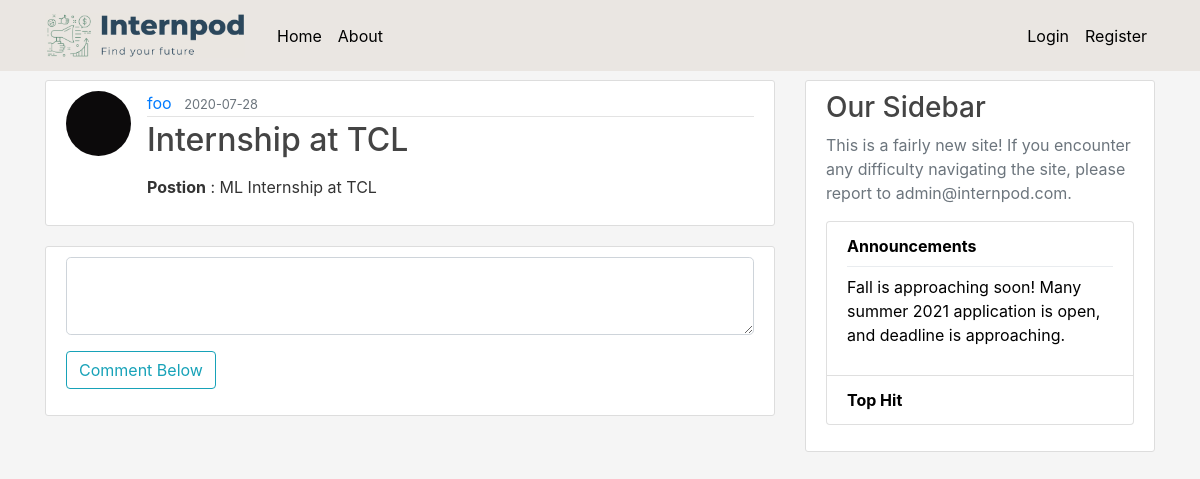
Page /post/5 on the earlier database version.
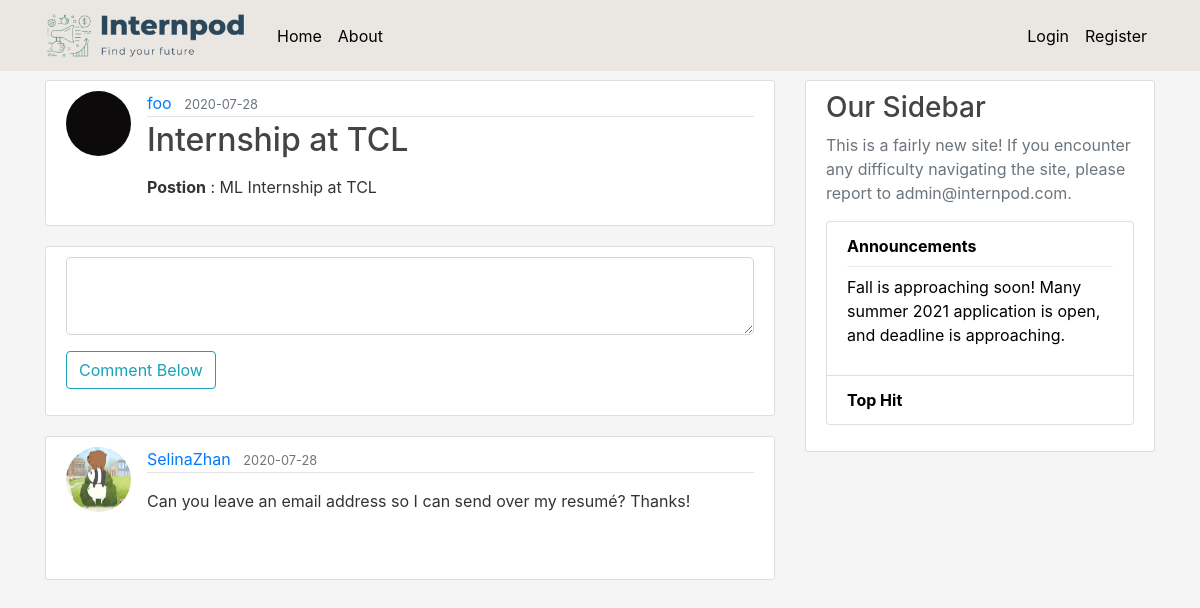
Same page on the later database version.
### flaskblog/models.py (models this page shows, shortened)
class User(db.Model, UserMixin):
    id = db.Column(db.Integer, primary_key=True)
    username = db.Column(db.String(20), unique=True, nullable=False)
    email = db.Column(db.String(120), unique=True, nullable=False)
    image_file = db.Column(db.String(20), nullable=False, default='default.png')
    password = db.Column(db.String(60), nullable=False)
    posts = db.relationship('Post', backref='author', lazy=True)
    comments = db.relationship('Comment', backref='commenter', lazy=True)
    liked = db.relationship( 'Like', backref='Liker', lazy=True)

class Post(db.Model):
    id = db.Column(db.Integer, primary_key=True)
    title = db.Column(db.String(100), nullable=False)
    date_posted = db.Column(db.DateTime, nullable=False, default=datetime.utcnow)
    content = db.Column(db.Text, nullable=False)
    user_id = db.Column(db.Integer, db.ForeignKey('user.id'), nullable=False)
    likes = db.relationship('Like', backref='post', lazy='dynamic')
    comments = db.relationship('Comment', backref='comments', lazy='dynamic')

class Comment(db.Model):
    id = db.Column(db.Integer, primary_key=True)
    date_posted = db.Column(db.DateTime, nullable=False, default=datetime.utcnow)
    content = db.Column(db.Text, nullable=False)
    commenter_id = db.Column(db.Integer, db.ForeignKey('user.id'), nullable=False)
    poster_id = db.Column(db.Integer, db.ForeignKey('post.id'), nullable=False)

### flaskblog/routes.py (the view, shortened to what this page needs)
@app.route("/post/<int:post_id>", methods=['GET', 'POST'])
def post(post_id):
    post = Post.query.get_or_404(post_id)
    form = CommentForm()
    comments = db.session.query(Comment).filter(Comment.poster_id==post_id).order_by(Comment.id.desc())
    return render_template('post.html', title=post.title, post=post, form=form, comments=comments)

### flaskblog/forms.py
class CommentForm(FlaskForm):
    body = CKEditorField('Body', validators=[DataRequired()])
    submit = SubmitField('Comment Below')

### flaskblog/templates/post.html (shortened to what this page needs)
{% extends "layout.html" %}
{% block content %}
  <article class="media content-section" >
    <img class="rounded-circle article-img" src="{{ url_for('static', filename='profile_pics/' + post.author.image_file) }}">
    <div class="media-body">
      <div class="article-metadata">
        <a class="mr-2" href="#">{{ post.author.username }}</a>
        <small class="text-muted">{{ post.date_posted.strftime('%Y-%m-%d') }}</small>
      </div>
      <h2 class="article-title">{{ post.title }}</h2>
      <p class="article-content">{{ post.content |safe}}</p>
    </div>
  </article>
  <div class="content-section">
    <form method="POST" action="">
      <div class="form-group">
        {{ form.body(class="form-control form-control-lg") }}
      </div>
      <div class="form-group">
        {{ form.submit(class="btn btn-outline-info") }}
      </div>
    </form>
  </div>
{% for comment in comments %}
  <article class="media content-section">
    <img class="rounded-circle article-img" src="{{ url_for('static', filename='profile_pics/' + comment.commenter.image_file) }}">
    <div class="media-body">
      <div class="article-metadata">
        <a class="mr-2" href="#">{{ comment.commenter.username }}</a>
        <small class="text-muted">{{ comment.date_posted.strftime('%Y-%m-%d') }}</small>
      </div>
      <p class="article-content">{{ comment.content|safe }}</p>
    </div>
  </article>
{% endfor %}
{% endblock content %}

### flaskblog/templates/layout.html (shortened to what this page needs)
<!DOCTYPE html>
<html>
<head>
    <link rel="stylesheet" href="https://maxcdn.bootstrapcdn.com/bootstrap/4.0.0/css/bootstrap.min.css">
    <link rel="stylesheet" type="text/css" href="{{ url_for('static', filename='main.css') }}">
    <link href="https://cdn.jsdelivr.net/npm/summernote@0.8.18/dist/summernote.min.css" rel="stylesheet">
</head>
<body style="background-color:#f5f5f5;">
    <header class="site-header">
      <nav class="navbar navbar-expand-md navbar-dark bg-steel fixed-top" style="background-color: #eae6e2;">
        <div class="container">
          <a class="navbar-brand mr-4" href="/"><img src="../static/logo/navibarlogo.jpg" class="img-fluid" alt="Responsive image" width="200" height="200"></a>
          <div class="collapse navbar-collapse" id="navbarToggle">
            <div class="navbar-nav mr-auto">
              <a class="nav-item nav-link" style="color:#000000;" href="{{ url_for('home') }}">Home</a>
              <a class="nav-item nav-link" style="color:#000000;"href="{{ url_for('about') }}">About</a>
            </div>
            <div class="navbar-nav">
              {% if current_user.is_authenticated %}
                <a class="nav-item nav-link" style="color:#000000;" href="{{ url_for('new_post') }}"> New Post</a>
                <a class="nav-item nav-link" style="color:#000000;" href="{{ url_for('account') }}">{{current_user.username}}</a>
                <a class="nav-item nav-link" style="color:#000000;" href="{{ url_for('logout') }}">Logout</a>
              {% else %}
                <a class="nav-item nav-link" style="color:#000000;" href="{{ url_for('login') }}">Login</a>
                <a class="nav-item nav-link" style="color:#000000;" href="{{ url_for('register') }}">Register</a>
              {% endif %}
            </div>
          </div>
        </div>
      </nav>
    </header>
    <main role="main" class="container">
      <div class="row">
        <div class="col-md-8">
          {% block content %}{% endblock %}
        </div>
        <div class="col-md-4" >
          <div class="content-section">
            <h3>Our Sidebar</h3>
            <p class='text-muted'>This is a fairly new site! If you encounter any difficulty navigating the site, please report to admin@internpod.com.
              <ul class="list-group">
                <li class="list-group-item list-group-item-light" style="background-color:#ffffff;"><b style="color:#000000;">Announcements</b>                         <div class="dropdown-divider"></div>
                    <p style="color:black;"> Fall is approaching soon! Many summer 2021 application is open, and deadline is approaching.</p></li>
                <li class="list-group-item list-group-item-light" style="background-color:#ffffff;"><b style="color:#000000;">Top Hit</b>
                </li>
              </ul>
            </p>
          </div>
        </div>
      </div>
    </main>
</body>
</html>

### flaskblog/static/main.css (style rules this page uses)
body { background: #fafafa; color: #333333; margin-top: 5rem; }
h1, h2, h3, h4, h5, h6 { color: #444444; }
.bg-steel { background-color: #5f788a; }
.site-header .navbar-nav .nav-link { color: #cbd5db; }
.content-section { background: #ffffff; padding: 10px 20px; border: 1px solid #dddddd; border-radius: 3px; margin-bottom: 20px; }
.article-title { color: #444444; }
.article-content { white-space: pre-line; }
.article-img { height: 65px; width: 65px; margin-right: 16px; }
.article-metadata { padding-bottom: 1px; margin-bottom: 4px; border-bottom: 1px solid #e3e3e3 }

Differences in the rows shown:
added Comment: image_file (picture), commenter.username "SelinaZhan", date_posted "2020-07-28", content "Can you leave an email address so I can send over my resumé? Thanks!"
